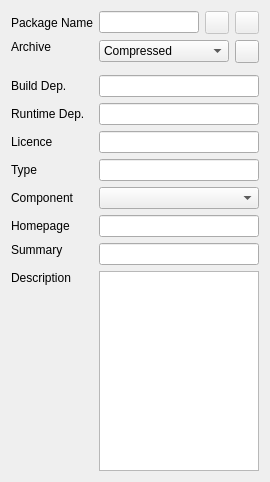
      <widget class="QWidget" name="scrollAreaWidgetContents">
       <property name="geometry">
        <rect>
         <x>0</x>
         <y>0</y>
         <width>270</width>
         <height>482</height>
        </rect>
       </property>
       <layout class="QGridLayout" name="gridLayout">
        <item row="0" column="1">
         <layout class="QHBoxLayout" name="horizontalLayout_5">
          <item>
           <widget class="QLineEdit" name="le_package_name">
            <property name="toolTip">
             <string>Give directory name for import !</string>
            </property>
            <property name="statusTip">
             <string>Give directory name for import !</string>
            </property>
           </widget>
          </item>
          <item>
           <widget class="QToolButton" name="tb_import_package">
            <property name="enabled">
             <bool>false</bool>
            </property>
            <property name="toolTip">
             <string>Import package</string>
            </property>
            <property name="statusTip">
             <string>Import package</string>
            </property>
            <property name="text">
             <string/>
            </property>
            <property name="icon">
             <iconset resource="../resources/pisido.qrc">
              <normaloff>:/images/import.png</normaloff>:/images/import.png</iconset>
            </property>
           </widget>
          </item>
          <item>
           <widget class="QToolButton" name="tb_open_package_dir">
            <property name="enabled">
             <bool>false</bool>
            </property>
            <property name="toolTip">
             <string>Open Package Directory</string>
            </property>
            <property name="statusTip">
             <string>Open Package Directory</string>
            </property>
            <property name="text">
             <string/>
            </property>
            <property name="icon">
             <iconset resource="../resources/pisido.qrc">
              <normaloff>:/images/open-dir.png</normaloff>:/images/open-dir.png</iconset>
            </property>
           </widget>
          </item>
         </layout>
        </item>
        <item row="12" column="0">
         <widget class="QLabel" name="lbl_brief">
          <property name="text">
           <string>Summary</string>
          </property>
          <property name="alignment">
           <set>Qt::AlignLeading|Qt::AlignLeft|Qt::AlignTop</set>
          </property>
          <property name="wordWrap">
           <bool>true</bool>
          </property>
         </widget>
        </item>
        <item row="12" column="1">
         <widget class="QLineEdit" name="le_summary">
          <property name="toolTip">
           <string>A brief description for software that packaging</string>
          </property>
          <property name="statusTip">
           <string>A brief description for software that packaging</string>
          </property>
         </widget>
        </item>
        <item row="0" column="0">
         <widget class="QLabel" name="lbl_package_name">
          <property name="text">
           <string>Package Name</string>
          </property>
         </widget>
        </item>
        <item row="11" column="0">
         <widget class="QLabel" name="lbl_src_homepage">
          <property name="text">
           <string>Homepage</string>
          </property>
         </widget>
        </item>
        <item row="11" column="1">
         <widget class="QLineEdit" name="le_homepage">
          <property name="toolTip">
           <string>Homepage of the software that packaging</string>
          </property>
          <property name="statusTip">
           <string>Homepage of the software that packaging</string>
          </property>
         </widget>
        </item>
        <item row="6" column="0">
         <widget class="QLabel" name="lbl_build_dependency">
          <property name="text">
           <string>Build Dep.</string>
          </property>
         </widget>
        </item>
        <item row="6" column="1">
         <widget class="QLineEdit" name="le_build_dependency">
          <property name="toolTip">
           <string>&lt;!DOCTYPE HTML PUBLIC &quot;-//W3C//DTD HTML 4.0//EN&quot; &quot;http://www.w3.org/TR/REC-html40/strict.dtd&quot;&gt;
&lt;html&gt;&lt;head&gt;&lt;meta name=&quot;qrichtext&quot; content=&quot;1&quot; /&gt;&lt;style type=&quot;text/css&quot;&gt;
p, li { white-space: pre-wrap; }
&lt;/style&gt;&lt;/head&gt;&lt;body style=&quot; font-family:'Sans Serif'; font-size:9pt; font-weight:400; font-style:normal;&quot;&gt;
&lt;p style=&quot; margin-top:0px; margin-bottom:0px; margin-left:0px; margin-right:0px; -qt-block-indent:0; text-indent:0px;&quot;&gt;Comma seperated package names.&lt;/p&gt;
&lt;p style=&quot; margin-top:0px; margin-bottom:0px; margin-left:0px; margin-right:0px; -qt-block-indent:0; text-indent:0px;&quot;&gt;Ex:Qt From 4.6.0 And Gtk To 2.4 : &lt;span style=&quot; font-weight:600;&quot;&gt;qt[&amp;gt;4.6.0], gtk[&amp;lt;2.4]&lt;/span&gt;&lt;/p&gt;
&lt;p style=&quot; margin-top:0px; margin-bottom:0px; margin-left:0px; margin-right:0px; -qt-block-indent:0; text-indent:0px;&quot;&gt;Ex:Qt exactly 4.6.0 And Gtk : &lt;span style=&quot; font-weight:600;&quot;&gt;qt[=4.6.0], gtk&lt;/span&gt;&lt;/p&gt;&lt;/body&gt;&lt;/html&gt;</string>
          </property>
          <property name="statusTip">
           <string>Comma seperated package names. Ex: qt[&gt;4.4], gtk, glibc[&gt;2]</string>
          </property>
         </widget>
        </item>
        <item row="7" column="0">
         <widget class="QLabel" name="lbl_runtime_dependency">
          <property name="text">
           <string>Runtime Dep.</string>
          </property>
         </widget>
        </item>
        <item row="7" column="1">
         <widget class="QLineEdit" name="le_runtime_dependency">
          <property name="toolTip">
           <string>&lt;!DOCTYPE HTML PUBLIC &quot;-//W3C//DTD HTML 4.0//EN&quot; &quot;http://www.w3.org/TR/REC-html40/strict.dtd&quot;&gt;
&lt;html&gt;&lt;head&gt;&lt;meta name=&quot;qrichtext&quot; content=&quot;1&quot; /&gt;&lt;style type=&quot;text/css&quot;&gt;
p, li { white-space: pre-wrap; }
&lt;/style&gt;&lt;/head&gt;&lt;body style=&quot; font-family:'Sans Serif'; font-size:9pt; font-weight:400; font-style:normal;&quot;&gt;
&lt;p style=&quot; margin-top:0px; margin-bottom:0px; margin-left:0px; margin-right:0px; -qt-block-indent:0; text-indent:0px;&quot;&gt;Comma seperated package names.&lt;/p&gt;
&lt;p style=&quot; margin-top:0px; margin-bottom:0px; margin-left:0px; margin-right:0px; -qt-block-indent:0; text-indent:0px;&quot;&gt;Ex:Qt From 4.6.0 And Gtk To 2.4 : &lt;span style=&quot; font-weight:600;&quot;&gt;qt[&amp;gt;4.6.0], gtk[&amp;lt;2.4]&lt;/span&gt;&lt;/p&gt;
&lt;p style=&quot; margin-top:0px; margin-bottom:0px; margin-left:0px; margin-right:0px; -qt-block-indent:0; text-indent:0px;&quot;&gt;Ex:Qt exactly 4.6.0 And Gtk : &lt;span style=&quot; font-weight:600;&quot;&gt;qt[=4.6.0], gtk&lt;/span&gt;&lt;/p&gt;&lt;/body&gt;&lt;/html&gt;</string>
          </property>
          <property name="statusTip">
           <string>Comma seperated package names. Ex: qt[&gt;4.4], gtk, glibc[&gt;2]</string>
          </property>
         </widget>
        </item>
        <item row="8" column="0">
         <widget class="QLabel" name="lbl_licence">
          <property name="text">
           <string>Licence</string>
          </property>
         </widget>
        </item>
        <item row="9" column="0">
         <widget class="QLabel" name="lbl_is_a">
          <property name="text">
           <string>Type</string>
          </property>
         </widget>
        </item>
        <item row="10" column="0">
         <widget class="QLabel" name="lbl_part_of">
          <property name="text">
           <string>Component</string>
          </property>
         </widget>
        </item>
        <item row="10" column="1">
         <widget class="QComboBox" name="combo_part_of">
          <property name="toolTip">
           <string>Select component</string>
          </property>
          <property name="statusTip">
           <string>Select component</string>
          </property>
         </widget>
        </item>
        <item row="4" column="0" rowspan="2">
         <widget class="QLabel" name="label">
          <property name="text">
           <string>Archive</string>
          </property>
          <property name="alignment">
           <set>Qt::AlignLeading|Qt::AlignLeft|Qt::AlignTop</set>
          </property>
         </widget>
        </item>
        <item row="4" column="1">
         <layout class="QHBoxLayout" name="horizontalLayout_7">
          <item>
           <widget class="QComboBox" name="combo_archive_type">
            <property name="toolTip">
             <string>Use compressed type to compute sha1 values of local archive files</string>
            </property>
            <property name="statusTip">
             <string>Use compressed type to compute sha1 values of local archive files</string>
            </property>
            <item>
             <property name="text">
              <string>Compressed</string>
             </property>
            </item>
            <item>
             <property name="text">
              <string>Url</string>
             </property>
            </item>
           </widget>
          </item>
          <item>
           <widget class="QToolButton" name="tb_add_archive">
            <property name="toolTip">
             <string>Add archive</string>
            </property>
            <property name="statusTip">
             <string>Add archive</string>
            </property>
            <property name="text">
             <string/>
            </property>
            <property name="icon">
             <iconset resource="../resources/pisido.qrc">
              <normaloff>:/images/add.png</normaloff>:/images/add.png</iconset>
            </property>
           </widget>
          </item>
         </layout>
        </item>
        <item row="5" column="1">
         <widget class="QWidget" name="w_archive_base" native="true"/>
        </item>
        <item row="13" column="1">
         <widget class="QPlainTextEdit" name="pte_description">
          <property name="toolTip">
           <string>Detailed description for software that packaging</string>
          </property>
          <property name="statusTip">
           <string>Detailed description for software that packaging</string>
          </property>
         </widget>
        </item>
        <item row="13" column="0">
         <widget class="QLabel" name="lbl_detailed">
          <property name="text">
           <string>Description</string>
          </property>
          <property name="alignment">
           <set>Qt::AlignLeading|Qt::AlignLeft|Qt::AlignTop</set>
          </property>
          <property name="wordWrap">
           <bool>true</bool>
          </property>
         </widget>
        </item>
        <item row="8" column="1">
         <widget class="QLineEdit" name="le_license">
          <property name="toolTip">
           <string>Comma seperated licenses</string>
          </property>
          <property name="statusTip">
           <string>Comma seperated licenses</string>
          </property>
         </widget>
        </item>
        <item row="9" column="1">
         <widget class="QLineEdit" name="le_is_a">
          <property name="toolTip">
           <string>Comma seperated types</string>
          </property>
          <property name="statusTip">
           <string>Comma seperated types</string>
          </property>
         </widget>
        </item>
       </layout>
      </widget>
